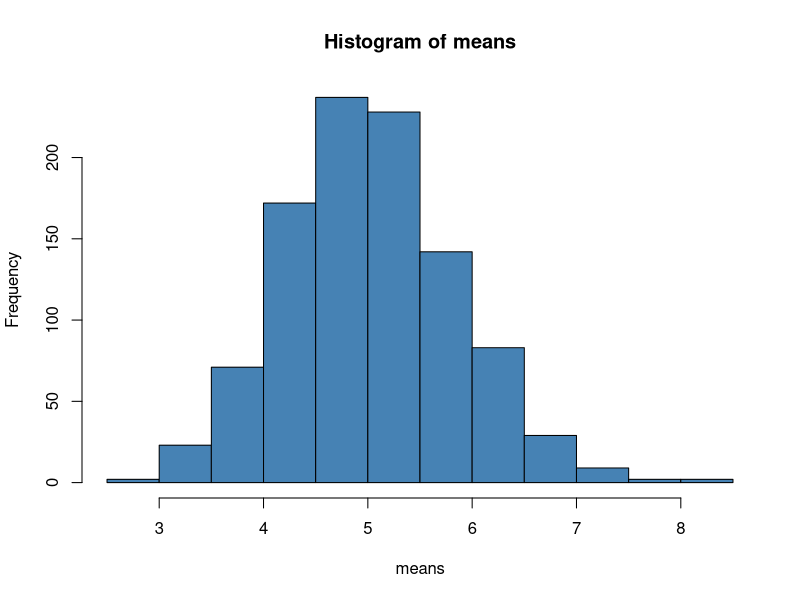
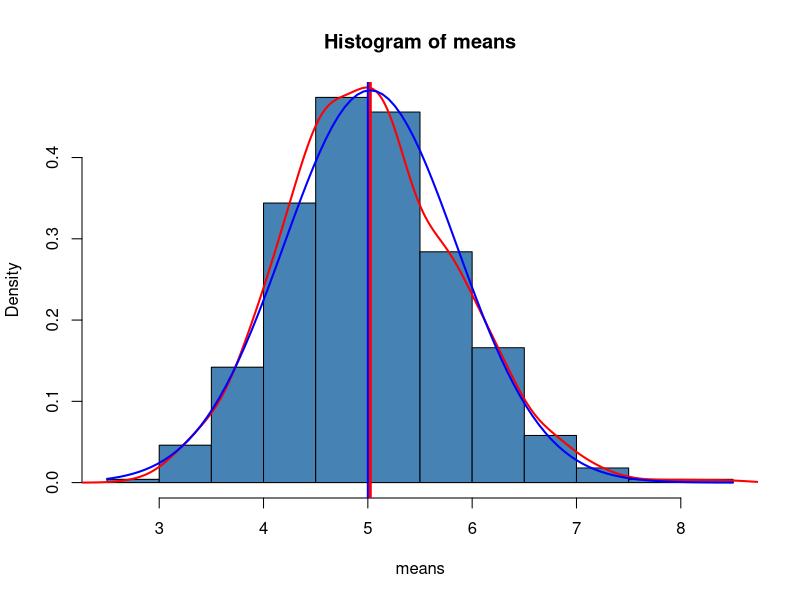

Here is the R script that generated these plots, in order:
## ---- chunk 1
knitr::opts_chunk$set(echo = TRUE)
## ---- chunk 2
set.seed(123455)
n <- 40
simulations <- 1000
lambda <- 0.2
data <- matrix(rexp(n * simulations, lambda),nrow=simulations)
means <- apply(data,1,mean)
## ---- chunk 3
hist(means,col="steelblue")
## ---- chunk 4
sampleMean <- mean(means)
## ---- chunk 5
sd <- 1/lambda/sqrt(n)
var <- sd^2
## ---- chunk 6
sample_var <- var(means)
## ---- chunk 7
hist(means,col="steelblue",freq=FALSE)
lines(density(means),col="red",lwd=2)
abline(v=sampleMean,lwd=3,col="red")
normal <- rnorm(10000,mean(means),sd(means))
curve(dnorm(x, mean=mean(means), sd=sd(means)), add=TRUE,col="blue",lwd=2)
abline(v=5,lwd=2,col="blue")
